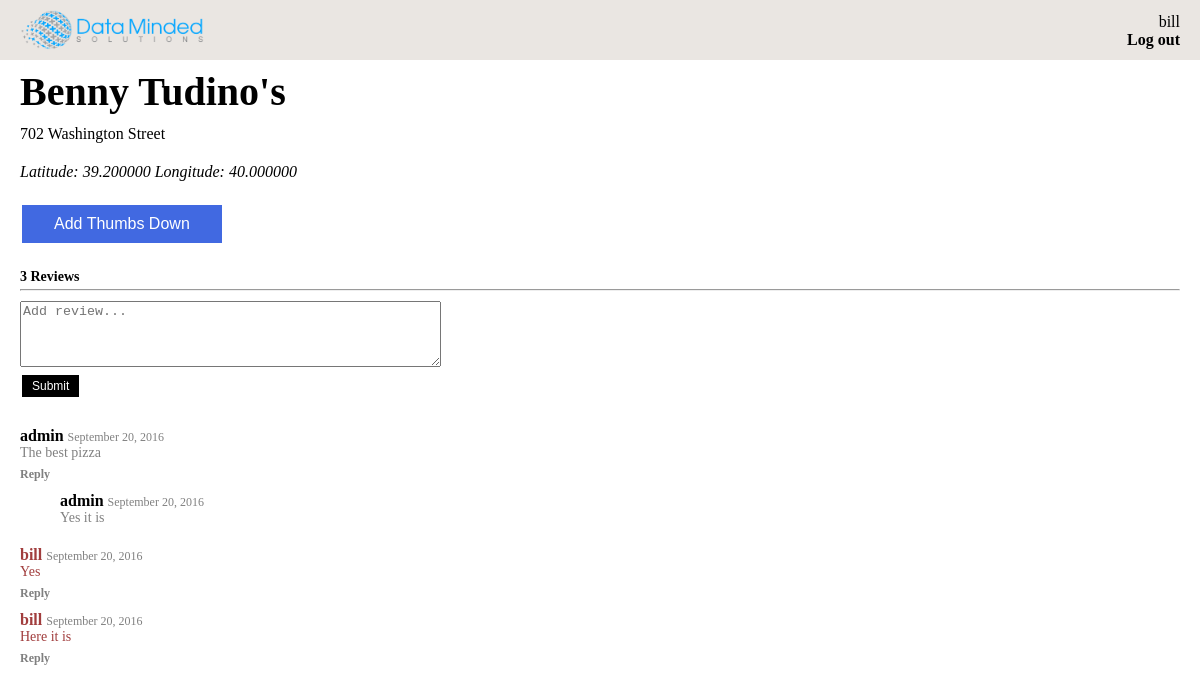
Page /lunch/restaurant/1/ (signed in) on the committed database.
### lunch/models.py (models this page shows, shortened)
class Restaurant(models.Model):
	name = models.CharField(max_length=200)
	address = models.CharField(max_length=200)
	latitude = models.DecimalField(max_digits=9, decimal_places=6, blank=True, null=True)
	longitude = models.DecimalField(max_digits=9, decimal_places=6, blank=True, null=True)
	visited = models.BooleanField(default=0)
	thumbs_down_by_users = models.ManyToManyField(User)

class Review(models.Model):
	text = models.TextField()
	date = models.DateTimeField('date posted')
	restaurant = models.ForeignKey(Restaurant, on_delete=models.CASCADE)
	author = models.ForeignKey(User, on_delete=models.CASCADE, null=True)
	comments = models.ManyToManyField('ReviewComment')

class ReviewComment(models.Model):
	text = models.TextField()
	date = models.DateTimeField('date posted')
	parent_review = models.ForeignKey(Review, on_delete=models.CASCADE)
	author = models.ForeignKey(User, on_delete=models.CASCADE, null=True)

### lunch/views.py (the view)
# urls.py: url(r'^restaurant/(?P<restaurant_id>[0-9]+)/$', views.restaurant, name='restaurant'),
@login_required
def restaurant(request, restaurant_id):
	restaurant = get_object_or_404(Restaurant, pk=restaurant_id)
	reviews = Review.objects.filter(restaurant__pk=restaurant_id)
	thumbs_down = restaurant.thumbs_down_by_users.all().filter(pk=request.user.pk).exists()
	return render(request, 'lunch/restaurant.html',
		{'restaurant': restaurant,
		'reviews': reviews,
		'thumbs_down': thumbs_down})

### lunch/templates/lunch/restaurant.html (shortened to what this page needs)
{% extends './lunch_base.html' %}
{% load static %}
{% block content %}
<div class="pbl">
	<div class="name_and_thumb">
		<span class="restaurant_name">{{ restaurant.name }}</span>
	</div>
	<div class="ptm pbm">{{ restaurant.address }}</div>
	{% if restaurant.latitude and restaurant.longitude %}
	<div class="lat_long ptm pbl">Latitude: {{restaurant.latitude}} Longitude: {{restaurant.longitude}}</div>
	{% endif %}
	<button class="button blue_button" onclick="location.href='{% url 'update_thumbs_down' restaurant.pk %}'">{% if thumbs_down %}Remove{% else %}Add{% endif %} Thumbs Down</button>
</div>
<span class="review_count">{{ reviews|length }} {% if reviews|length == 1 %}Review{% else %}Reviews{% endif %}</span>
<hr class="review_horizontal_rule">
<form action="{% url 'add_review' restaurant.id %}" method="post">
	<textarea name="new_review" rows="4" cols="50" placeholder="Add review..."></textarea>
	<br>
	<input type="submit" value="Submit" class="small_button">
</form>
<ul class="review_list">
{% for review in reviews %}
	<li class="pbm">
		<span class="review_author {% if review.author == request.user %}user_review{% endif %}">{{ review.author.username }}</span><span class="review_date">{{ review.date|date:"F j, Y" }}</span>
		<div class="review_text {% if review.author == request.user %}user_review{% endif %}">{{ review.text }}</div>
		<a href="#" class="reply_link">
			<div id="{{ review.id }}">Reply</div>
		</a>
	{% if review.comments.all|length %}
		<ul class="comment_list">
		{% for comment in review.comments.all %}
			<li class="pbm">
				<span class="comment_author">{{ comment.author.username }}</span><span class="comment_date">{{ comment.date|date:"F j, Y" }}</span>
				<div class="comment_text">{{ comment.text }}</div>
			</li>
		{% endfor %}
		</ul>
	{% endif %}
	</li>
{% endfor %}
</ul>
{% endblock %}

### lunch/templates/lunch/lunch_base.html (shortened to what this page needs)
{% load static %}
<!DOCTYPE html>
<html lang="en">
<head>
    <link rel="stylesheet" type="text/css" href="{% static 'lunch/css/style.css' %}" />
    <link rel="stylesheet" type="text/css" href="{% static 'lunch/css/oocss-space.css' %}" />
</head>
<body>
    <div class="header">
        <a href="{% url 'dashboard' %}"><img class="header_logo" src="{% static 'lunch/images/DMS_Logo.png' %}"></a>
        <div class="user_name">{{ user.username }}</div>
        <a class="log_out_link" href="{% url 'logout' %}">Log out</a>
    </div>
    <div class="content">
        {% block content %}{% endblock %}
    </div>
</body>
</html>

### lunch/static/lunch/css/style.css (style rules this page uses)
body { margin: 0 0 0 0; }
a { text-decoration: none; }
.header { color: black; background-color: #eae6e2; width: 100%; height: 60px; position: relative; }
.content { margin: 8px 20px 8px 20px; }
.header_logo { height: 40px; width: auto; max-width: 100%; position: absolute; top: 50%; transform: translateY(-50%); left: 20px; }
.user_name { color: black; position: absolute; right: 20px; bottom: 48%; }
.log_out_link { color: black; font-weight: bold; position: absolute; right: 20px; top: 52%; }
.review_list { padding-top: 10px; padding-left: 0px; list-style-type: none; }
.review_author { color: black; font-weight: bold; font-size: 16px; padding-bottom: 2px; }
.review_date { color: gray; font-size: 12px; padding-left: 4px; }
.review_text { color: gray; font-size: 14px; padding-bottom: 6px; }
.reply_link { color: gray; font-size: 12px; font-weight: bold; }
.comment_list { list-style-type: none; padding-top: 10px; }
.comment_author { color: black; font-weight: bold; font-size: 16px; padding-bottom: 2px; }
.comment_date { color: gray; font-size: 12px; padding-left: 4px; }
.comment_text { color: gray; font-size: 14px; }
.name_and_thumb { vertical-align: middle; }
.restaurant_name { font-size: 40px; font-weight: bold; }
.review_horizontal_rule { margin-top: 4px; margin-bottom: 10px; }
.review_count { color: black; font-size: 14px; font-weight: bold; }
.button { background-color: black; border: none; color: white; padding: 10px 32px; text-align: center; text-decoration: none; display: inline-block; font-size: 16px; margin: 4px 2px; cursor: pointer; }
.blue_button { background-color: #4169E1; }
.small_button { background-color: black; border: none; color: white; padding: 4px 10px; text-align: center; text-decoration: none; display: inline-block; font-size: 12px; margin: 4px 2px; cursor: pointer; }
.user_review { color: #A13D3D; }
.lat_long { font-style: italic; }

### lunch/static/lunch/css/oocss-space.css (style rules this page uses)
.ptm,.pvm,.pam { padding-top:10px !important }
.pbm,.pvm,.pam { padding-bottom:10px !important }
.pbl,.pvl,.pal { padding-bottom:20px !important }

### rows in the picture
Restaurant: name "Benny Tudino's", address "702 Washington Street", latitude "39.200000", longitude "40.000000"
Review: author.username "admin", date "September 20, 2016", text "The best pizza"
ReviewComment: author.username "admin", date "September 20, 2016", text "Yes it is"
Review: author.username "bill", date "September 20, 2016", text "Yes"
Review: author.username "bill", date "September 20, 2016", text "Here it is"

### other values in the picture
{{ user.username }} "bill"
{{ reviews|length }} "3"
